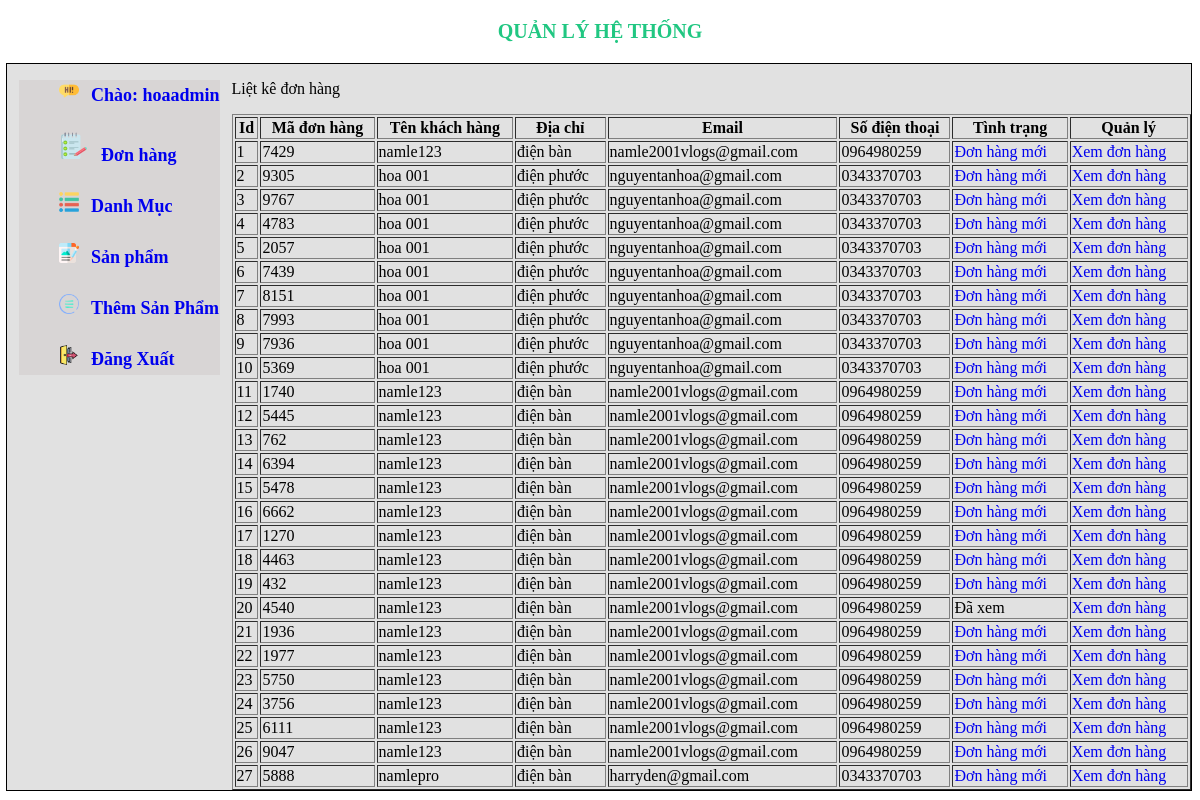
The app's page /admincp/index.php?action=quanlydonhang&query=lietke (signed in) with its own data.
### tables this page shows
CREATE TABLE `tbl_cart` (
  `id_cart` int(11) NOT NULL,
  `id_khachhang` int(11) NOT NULL,
  `code_cart` varchar(10) NOT NULL,
  `cart_status` int(11) NOT NULL
);

CREATE TABLE `tbl_dangky` (
  `id_dangky` int(11) NOT NULL,
  `tenkhachhang` varchar(200) NOT NULL,
  `email` varchar(100) NOT NULL,
  `diachi` varchar(200) NOT NULL,
  `matkhau` varchar(100) NOT NULL,
  `dienthoai` varchar(20) NOT NULL
);

### admincp/modules/quanlydonhang/lietke.php (the view)
<p>Liệt kê đơn hàng</p>
<?php
	$sql_lietke_dh = "SELECT * FROM tbl_cart,tbl_dangky WHERE tbl_cart.id_khachhang=tbl_dangky.id_dangky ORDER BY tbl_cart.id_cart DESC";
	$query_lietke_dh = mysqli_query($mysqli,$sql_lietke_dh);
?>
<table style="width:81%" border="1" style="border-collapse: collapse;">
  <tr>
    <th>Id</th>
    <th>Mã đơn hàng</th>
    <th>Tên khách hàng</th>
    <th>Địa chỉ</th>
    <th>Email</th>
    <th>Số điện thoại</th>
    <th>Tình trạng</th>
    <th>Quản lý</th>
  </tr>
  <?php
  $i = 0;
  while($row = mysqli_fetch_array($query_lietke_dh)){
  	$i++;
  ?>
  <tr>
    <td><?php echo $i ?></td>
    <td><?php echo $row['code_cart'] ?></td>
    <td><?php echo $row['tenkhachhang'] ?></td>
    <td><?php echo $row['diachi'] ?></td>
    <td><?php echo $row['email'] ?></td>
    <td><?php echo $row['dienthoai'] ?></td>
    <td>
      <?php if($row['cart_status']==1){
    		echo '<a href="modules/quanlydonhang/xuly.php?code='.$row['code_cart'].'">Đơn hàng mới</a>';
    	}else{
    		echo 'Đã xem';
    	}
    	?>
    </td>
    <td>
      <a href="index.php?action=donhang&query=xemdonhang&code=<?php echo $row['code_cart'] ?>">Xem đơn hàng</a>
    </td>
  </tr>
  <?php
  }
  ?>
</table>

### admincp/css/styleadmincp.css (style rules this page uses)
a { text-decoration: none; }

### records on screen
tbl_cart: code_cart "7429", tbl_dangky.tenkhachhang "namle123", tbl_dangky.diachi "điện bàn", tbl_dangky.email "namle2001vlogs@gmail.com", tbl_dangky.dienthoai "0964980259"
tbl_cart: code_cart "9305", tbl_dangky.tenkhachhang "hoa 001", tbl_dangky.diachi "điện phước", tbl_dangky.email "nguyentanhoa@gmail.com", tbl_dangky.dienthoai "0343370703"
tbl_cart: code_cart "9767", tbl_dangky.tenkhachhang "hoa 001", tbl_dangky.diachi "điện phước", tbl_dangky.email "nguyentanhoa@gmail.com", tbl_dangky.dienthoai "0343370703"
tbl_cart: code_cart "4783", tbl_dangky.tenkhachhang "hoa 001", tbl_dangky.diachi "điện phước", tbl_dangky.email "nguyentanhoa@gmail.com", tbl_dangky.dienthoai "0343370703"
tbl_cart: code_cart "2057", tbl_dangky.tenkhachhang "hoa 001", tbl_dangky.diachi "điện phước", tbl_dangky.email "nguyentanhoa@gmail.com", tbl_dangky.dienthoai "0343370703"
tbl_cart: code_cart "7439", tbl_dangky.tenkhachhang "hoa 001", tbl_dangky.diachi "điện phước", tbl_dangky.email "nguyentanhoa@gmail.com", tbl_dangky.dienthoai "0343370703"
tbl_cart: code_cart "8151", tbl_dangky.tenkhachhang "hoa 001", tbl_dangky.diachi "điện phước", tbl_dangky.email "nguyentanhoa@gmail.com", tbl_dangky.dienthoai "0343370703"
tbl_cart: code_cart "7993", tbl_dangky.tenkhachhang "hoa 001", tbl_dangky.diachi "điện phước", tbl_dangky.email "nguyentanhoa@gmail.com", tbl_dangky.dienthoai "0343370703"
tbl_cart: code_cart "7936", tbl_dangky.tenkhachhang "hoa 001", tbl_dangky.diachi "điện phước", tbl_dangky.email "nguyentanhoa@gmail.com", tbl_dangky.dienthoai "0343370703"
tbl_cart: code_cart "5369", tbl_dangky.tenkhachhang "hoa 001", tbl_dangky.diachi "điện phước", tbl_dangky.email "nguyentanhoa@gmail.com", tbl_dangky.dienthoai "0343370703"
tbl_cart: code_cart "1740", tbl_dangky.tenkhachhang "namle123", tbl_dangky.diachi "điện bàn", tbl_dangky.email "namle2001vlogs@gmail.com", tbl_dangky.dienthoai "0964980259"
tbl_cart: code_cart "5445", tbl_dangky.tenkhachhang "namle123", tbl_dangky.diachi "điện bàn", tbl_dangky.email "namle2001vlogs@gmail.com", tbl_dangky.dienthoai "0964980259"
tbl_cart: code_cart "762", tbl_dangky.tenkhachhang "namle123", tbl_dangky.diachi "điện bàn", tbl_dangky.email "namle2001vlogs@gmail.com", tbl_dangky.dienthoai "0964980259"
tbl_cart: code_cart "6394", tbl_dangky.tenkhachhang "namle123", tbl_dangky.diachi "điện bàn", tbl_dangky.email "namle2001vlogs@gmail.com", tbl_dangky.dienthoai "0964980259"
tbl_cart: code_cart "5478", tbl_dangky.tenkhachhang "namle123", tbl_dangky.diachi "điện bàn", tbl_dangky.email "namle2001vlogs@gmail.com", tbl_dangky.dienthoai "0964980259"
tbl_cart: code_cart "6662", tbl_dangky.tenkhachhang "namle123", tbl_dangky.diachi "điện bàn", tbl_dangky.email "namle2001vlogs@gmail.com", tbl_dangky.dienthoai "0964980259"
tbl_cart: code_cart "1270", tbl_dangky.tenkhachhang "namle123", tbl_dangky.diachi "điện bàn", tbl_dangky.email "namle2001vlogs@gmail.com", tbl_dangky.dienthoai "0964980259"
tbl_cart: code_cart "4463", tbl_dangky.tenkhachhang "namle123", tbl_dangky.diachi "điện bàn", tbl_dangky.email "namle2001vlogs@gmail.com", tbl_dangky.dienthoai "0964980259"
tbl_cart: code_cart "432", tbl_dangky.tenkhachhang "namle123", tbl_dangky.diachi "điện bàn", tbl_dangky.email "namle2001vlogs@gmail.com", tbl_dangky.dienthoai "0964980259"
tbl_cart: code_cart "4540", tbl_dangky.tenkhachhang "namle123", tbl_dangky.diachi "điện bàn", tbl_dangky.email "namle2001vlogs@gmail.com", tbl_dangky.dienthoai "0964980259", cart_status "Đã xem"
tbl_cart: code_cart "1936", tbl_dangky.tenkhachhang "namle123", tbl_dangky.diachi "điện bàn", tbl_dangky.email "namle2001vlogs@gmail.com", tbl_dangky.dienthoai "0964980259"
tbl_cart: code_cart "1977", tbl_dangky.tenkhachhang "namle123", tbl_dangky.diachi "điện bàn", tbl_dangky.email "namle2001vlogs@gmail.com", tbl_dangky.dienthoai "0964980259"
tbl_cart: code_cart "5750", tbl_dangky.tenkhachhang "namle123", tbl_dangky.diachi "điện bàn", tbl_dangky.email "namle2001vlogs@gmail.com", tbl_dangky.dienthoai "0964980259"
tbl_cart: code_cart "3756", tbl_dangky.tenkhachhang "namle123", tbl_dangky.diachi "điện bàn", tbl_dangky.email "namle2001vlogs@gmail.com", tbl_dangky.dienthoai "0964980259"
tbl_cart: code_cart "6111", tbl_dangky.tenkhachhang "namle123", tbl_dangky.diachi "điện bàn", tbl_dangky.email "namle2001vlogs@gmail.com", tbl_dangky.dienthoai "0964980259"
tbl_cart: code_cart "9047", tbl_dangky.tenkhachhang "namle123", tbl_dangky.diachi "điện bàn", tbl_dangky.email "namle2001vlogs@gmail.com", tbl_dangky.dienthoai "0964980259"
tbl_cart: code_cart "5888", tbl_dangky.tenkhachhang "namlepro", tbl_dangky.diachi "điện bàn", tbl_dangky.email "harryden@gmail.com", tbl_dangky.dienthoai "0343370703"

### other values on screen
$_SESSION['dangnhap'] "hoaadmin"
